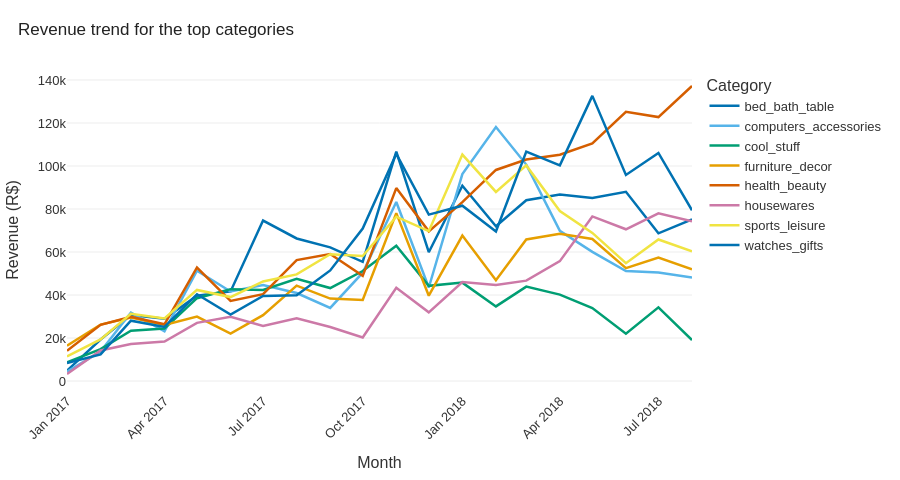

The notebook cell this image was saved under:
### Markdown cell above
### Q2 — Which product categories drive the most revenue, and how has monthly revenue trended over 2017–2018?

### Code cell
top_cats = (items.groupby('product_category_name_english')['item_total'].sum()
            .sort_values(ascending=False).head(8).index)

monthly_cat = (items[items['product_category_name_english'].isin(top_cats) &
                      items['purchase_month'].between('2017-01','2018-08')]
               .groupby(['purchase_month','product_category_name_english'])['item_total']
               .sum().reset_index())

fig = px.line(monthly_cat, x='purchase_month', y='item_total', color='product_category_name_english',
              color_discrete_sequence=CVD_SEQ,
              labels={'purchase_month': 'Month', 'item_total': 'Revenue (R$)', 'product_category_name_english': 'Category'})
fig.update_traces(line=dict(width=2.5))
fig = style(fig, 'Revenue trend for the top categories', height=480)
fig.update_xaxes(tickangle=-45)
fig.show()

### Figure 1 — Plotly figure (JSON) as saved in the notebook; plotly's stock layout.template omitted (floating-point values rounded to 4 significant figures)
{"data": [{"hovertemplate": "Category=bed_bath_table<br>Month=%{x}<br>Revenue (R$)=%{y}<extra></extra>", "legendgroup": "bed_bath_table", "line": {"color": "#0072B2", "dash": "solid", "width": 2.5}, "marker": {"symbol": "circle"}, "mode": "lines", "name": "bed_bath_table", "orientation": "v", "showlegend": true, "type": "scatter", "x": ["2017-01", "2017-02", "2017-03", "2017-04", "2017-05", "2017-06", "2017-07", "2017-08", "2017-09", "2017-10", "2017-11", "2017-12", "2018-01", "2018-02", "2018-03", "2018-04", "2018-05", "2018-06", "2018-07", "2018-08"], "xaxis": "x", "y": [4817.0, 19300.0, 30650.0, 29010.0, 39710.0, 41680.0, 74630.0, 66300.0, 62180.0, 55450.0, 106700.0, 59900.0, 90830.0, 72010.0, 84110.0, 86730.0, 85170.0, 88020.0, 68710.0, 75210.0], "yaxis": "y"}, {"hovertemplate": "Category=computers_accessories<br>Month=%{x}<br>Revenue (R$)=%{y}<extra></extra>", "legendgroup": "computers_accessories", "line": {"color": "#56B4E9", "dash": "solid", "width": 2.5}, "marker": {"symbol": "circle"}, "mode": "lines", "name": "computers_accessories", "orientation": "v", "showlegend": true, "type": "scatter", "x": ["2017-01", "2017-02", "2017-03", "2017-04", "2017-05", "2017-06", "2017-07", "2017-08", "2017-09", "2017-10", "2017-11", "2017-12", "2018-01", "2018-02", "2018-03", "2018-04", "2018-05", "2018-06", "2018-07", "2018-08"], "xaxis": "x", "y": [4378.0, 13740.0, 31870.0, 23180.0, 51310.0, 41620.0, 44600.0, 40950.0, 33980.0, 50390.0, 83250.0, 43490.0, 96230.0, 118100.0, 100700.0, 69850.0, 60060.0, 51140.0, 50520.0, 48190.0], "yaxis": "y"}, {"hovertemplate": "Category=cool_stuff<br>Month=%{x}<br>Revenue (R$)=%{y}<extra></extra>", "legendgroup": "cool_stuff", "line": {"color": "#009E73", "dash": "solid", "width": 2.5}, "marker": {"symbol": "circle"}, "mode": "lines", "name": "cool_stuff", "orientation": "v", "showlegend": true, "type": "scatter", "x": ["2017-01", "2017-02", "2017-03", "2017-04", "2017-05", "2017-06", "2017-07", "2017-08", "2017-09", "2017-10", "2017-11", "2017-12", "2018-01", "2018-02", "2018-03", "2018-04", "2018-05", "2018-06", "2018-07", "2018-08"], "xaxis": "x", "y": [8731.0, 14860.0, 23390.0, 24390.0, 38520.0, 42730.0, 42330.0, 47490.0, 43230.0, 51180.0, 62970.0, 44280.0, 45770.0, 34700.0, 43910.0, 40200.0, 33930.0, 22030.0, 34280.0, 19090.0], "yaxis": "y"}, {"hovertemplate": "Category=furniture_decor<br>Month=%{x}<br>Revenue (R$)=%{y}<extra></extra>", "legendgroup": "furniture_decor", "line": {"color": "#E69F00", "dash": "solid", "width": 2.5}, "marker": {"symbol": "circle"}, "mode": "lines", "name": "furniture_decor", "orientation": "v", "showlegend": true, "type": "scatter", "x": ["2017-01", "2017-02", "2017-03", "2017-04", "2017-05", "2017-06", "2017-07", "2017-08", "2017-09", "2017-10", "2017-11", "2017-12", "2018-01", "2018-02", "2018-03", "2018-04", "2018-05", "2018-06", "2018-07", "2018-08"], "xaxis": "x", "y": [16460.0, 26260.0, 29510.0, 26130.0, 29970.0, 22020.0, 30630.0, 44340.0, 38360.0, 37730.0, 78080.0, 39690.0, 67640.0, 46880.0, 65860.0, 68520.0, 66060.0, 52530.0, 57410.0, 51980.0], "yaxis": "y"}, {"hovertemplate": "Category=health_beauty<br>Month=%{x}<br>Revenue (R$)=%{y}<extra></extra>", "legendgroup": "health_beauty", "line": {"color": "#D55E00", "dash": "solid", "width": 2.5}, "marker": {"symbol": "circle"}, "mode": "lines", "name": "health_beauty", "orientation": "v", "showlegend": true, "type": "scatter", "x": ["2017-01", "2017-02", "2017-03", "2017-04", "2017-05", "2017-06", "2017-07", "2017-08", "2017-09", "2017-10", "2017-11", "2017-12", "2018-01", "2018-02", "2018-03", "2018-04", "2018-05", "2018-06", "2018-07", "2018-08"], "xaxis": "x", "y": [14040.0, 26130.0, 29850.0, 26400.0, 52800.0, 37280.0, 40420.0, 56270.0, 59100.0, 48910.0, 89730.0, 69600.0, 83220.0, 98160.0, 103000.0, 105200.0, 110500.0, 125200.0, 122700.0, 137200.0], "yaxis": "y"}, {"hovertemplate": "Category=housewares<br>Month=%{x}<br>Revenue (R$)=%{y}<extra></extra>", "legendgroup": "housewares", "line": {"color": "#CC79A7", "dash": "solid", "width": 2.5}, "marker": {"symbol": "circle"}, "mode": "lines", "name": "housewares", "orientation": "v", "showlegend": true, "type": "scatter", "x": ["2017-01", "2017-02", "2017-03", "2017-04", "2017-05", "2017-06", "2017-07", "2017-08", "2017-09", "2017-10", "2017-11", "2017-12", "2018-01", "2018-02", "2018-03", "2018-04", "2018-05", "2018-06", "2018-07", "2018-08"], "xaxis": "x", "y": [3270.0, 14210.0, 17180.0, 18360.0, 27050.0, 29860.0, 25600.0, 29130.0, 25120.0, 20260.0, 43400.0, 31930.0, 46010.0, 44640.0, 46690.0, 55760.0, 76540.0, 70580.0, 77970.0, 74240.0], "yaxis": "y"}, {"hovertemplate": "Category=sports_leisure<br>Month=%{x}<br>Revenue (R$)=%{y}<extra></extra>", "legendgroup": "sports_leisure", "line": {"color": "#F0E442", "dash": "solid", "width": 2.5}, "marker": {"symbol": "circle"}, "mode": "lines", "name": "sports_leisure", "orientation": "v", "showlegend": true, "type": "scatter", "x": ["2017-01", "2017-02", "2017-03", "2017-04", "2017-05", "2017-06", "2017-07", "2017-08", "2017-09", "2017-10", "2017-11", "2017-12", "2018-01", "2018-02", "2018-03", "2018-04", "2018-05", "2018-06", "2018-07", "2018-08"], "xaxis": "x", "y": [11450.0, 19390.0, 31310.0, 29120.0, 42380.0, 39040.0, 46320.0, 49580.0, 58970.0, 58120.0, 76440.0, 69710.0, 105300.0, 87960.0, 100300.0, 79090.0, 68890.0, 54830.0, 65830.0, 60370.0], "yaxis": "y"}, {"hovertemplate": "Category=watches_gifts<br>Month=%{x}<br>Revenue (R$)=%{y}<extra></extra>", "legendgroup": "watches_gifts", "line": {"color": "#0072B2", "dash": "solid", "width": 2.5}, "marker": {"symbol": "circle"}, "mode": "lines", "name": "watches_gifts", "orientation": "v", "showlegend": true, "type": "scatter", "x": ["2017-01", "2017-02", "2017-03", "2017-04", "2017-05", "2017-06", "2017-07", "2017-08", "2017-09", "2017-10", "2017-11", "2017-12", "2018-01", "2018-02", "2018-03", "2018-04", "2018-05", "2018-06", "2018-07", "2018-08"], "xaxis": "x", "y": [8311.0, 12370.0, 28070.0, 25150.0, 40380.0, 30920.0, 39590.0, 39840.0, 51450.0, 70930.0, 105700.0, 77410.0, 81520.0, 69520.0, 106700.0, 100300.0, 132600.0, 95860.0, 106100.0, 79390.0], "yaxis": "y"}], "layout": {"font": {"color": "#333", "family": "Arial", "size": 13}, "height": 480, "legend": {"bgcolor": "rgba(0,0,0,0)", "title": {"text": "Category"}, "tracegroupgap": 0}, "margin": {"b": 60, "l": 60, "r": 40, "t": 70}, "paper_bgcolor": "white", "plot_bgcolor": "white", "title": {"font": {"color": "#222", "family": "Arial", "size": 17}, "text": "Revenue trend for the top categories", "x": 0.02, "xanchor": "left"}, "width": 900, "xaxis": {"anchor": "y", "domain": [0, 1], "showgrid": false, "tickangle": -45, "title": {"text": "Month"}, "zeroline": false}, "yaxis": {"anchor": "x", "domain": [0, 1], "gridcolor": "#EDEDED", "showgrid": true, "title": {"text": "Revenue (R$)"}, "zeroline": false}}}
